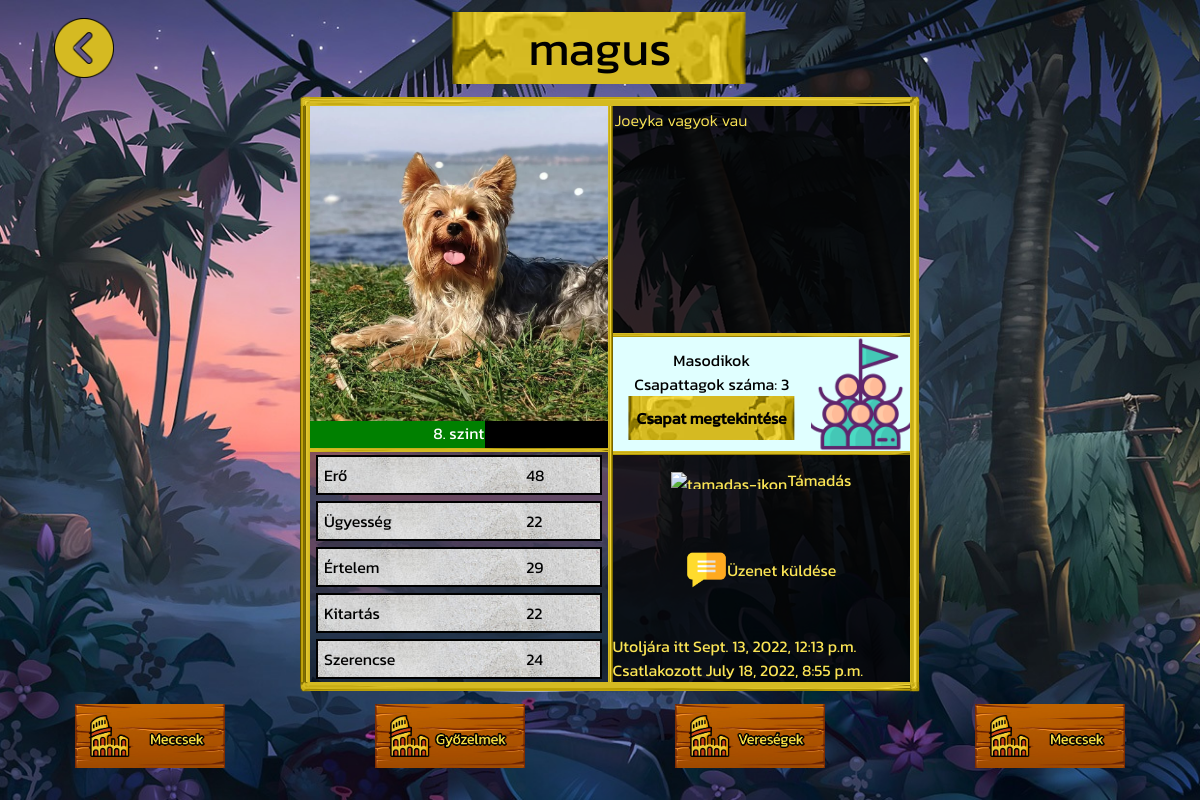
The app's page /profil/3/ (signed in), older data.
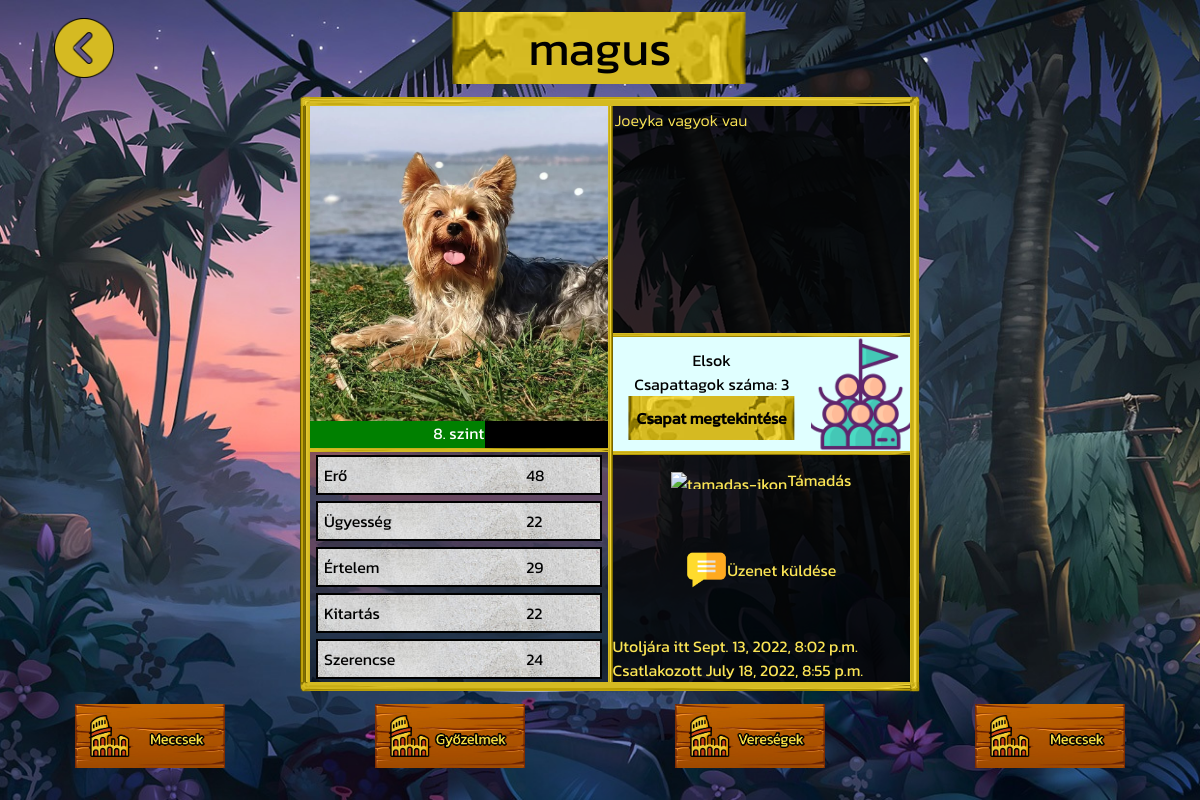
The same page, newer data.
### team/models.py (models this page shows, shortened)
class Team(models.Model):
	name 			= models.CharField(max_length=60, unique=True, blank=False)
	description		= models.TextField(max_length=200, unique=False, blank=True, default="")
	date_created 	= models.DateTimeField(verbose_name = 'date created', auto_now_add = True, null=True)
	users 			= models.ManyToManyField(settings.AUTH_USER_MODEL, through='Membership')
	users_in_chat 	= models.ManyToManyField(settings.AUTH_USER_MODEL, related_name='users_in_chat')
	rank			= models.DecimalField(verbose_name='rank', max_digits=19, decimal_places=0, blank = True, null = True) #helyezes
	owner_of_team 	= models.ForeignKey(settings.AUTH_USER_MODEL, on_delete=models.CASCADE, null=True, related_name='owner_of_team')
	def __str__(self):
		return self.name

### account/models.py (models this page shows, shortened)
class Account(AbstractBaseUser):
	username		= models.CharField(verbose_name = 'username', max_length = 20, unique = True)
	email 			= models.EmailField(verbose_name = 'email', max_length = 128, unique = True)
	date_joined		= models.DateTimeField(verbose_name = 'date joined', auto_now_add = True)
	last_login		= models.DateTimeField(verbose_name = 'last login', auto_now = True)
	description 	= models.TextField(verbose_name='description', max_length=200, null=True, blank=True)
	is_admin		= models.BooleanField(default=False)
	is_superuser	= models.BooleanField(default=False)
	is_staff		= models.BooleanField(default=False)
	is_active		= models.BooleanField(default=True) # - lehet false pl email-es aktivalas
	profile_image	= models.ImageField(null=True, blank=True, upload_to=profile_image_path)
	objects = CustomAccountManager()
	USERNAME_FIELD 	= 'username'
	REQUIRED_FIELDS	= ['email']

### account/views.py (the view)
# urls.py: path('profil/<user_id>/', profile_view, name='profile'),
@login_required(login_url='login')
def profile_view(request, *args, **kwargs):
	context = {}
	user_id = kwargs.get('user_id')
	try:
		account = Account.objects.get(id=user_id)
	except Account.DoesNotExist:
		return HttpResponse('Account does not exist')
	owner_of_the_profile = False
	if request.user.id == account.id:
		owner_of_the_profile = True
	if account.profile_image:
		profile_image = account.profile_image.url
	else:
		profile_image = STATIC_IMAGE_PATH_IF_DEFAULT_PIC_SET
	if not len(account.team_set.all()) == 0:
		team = account.team_set.all()[0]
		member_count = len(team.users.all())
	else:
		team = None
		member_count = None
	character_history = CharacterHistory.objects.get(account=account.id)
	character_fights_played = character_history.fights_played
	character_fights_won = character_history.fights_won
	character_fights_lost = character_history.fights_lost
	context = {
		'user_id': account.id,
		'username': account.username,
		'date_joined': account.date_joined,
		'last_login': account.last_login,
		'description': account.description,
		'profile_image': profile_image,
		'character_type': account.character.character_type,
		'level': account.character.level,
		'strength': account.character.strength,
		'skill': account.character.skill,
		'intelligence': account.character.intelligence,
		'health_point': account.character.health_point,
		'fortune': account.character.fortune,
		'rank': account.character.rank,
		'honor': account.character.honor,
		'gold': account.character.gold,
		'current_xp': account.character.current_xp,
		'next_level_xp': account.character.next_level_xp,
		'team': team,
		'team_member_count': member_count,
		'is_owner': owner_of_the_profile,
		'fights_count': character_fights_played,
		'fights_won_count': character_fights_won,
		'fights_lost_count': character_fights_lost,
	}
	return render(request, 'account/profile.html', context)

### account/templates/account/profile.html (shortened to what the changed rows need)
{% extends 'base_new.html' %}
{% load static %}
{% block content %}
<div id="profile-content-page">
	<div id="profile-title">
		<div id="profile-title-center">
			<div id="profile-title-main-text">
				<span>{{username}}</span>
			</div>
		</div>
	</div>
	<div id="profile-details">
		<div id="profile-container">
			<div id="profile-container-right">
				<div id="profile-container-right-team">
					<div id="team-content">
						{% if team == None %}
							<div id="team-content-no-team">
								<span>Jelenleg nincs csapata</span>
							</div>
						{% else %}
							<div id="team-name">
								<span>{{team}}</span>
							</div>
							<div id="team-member-count">
								<span>Csapattagok száma: {{team_member_count}}</span>
							</div>
							<div id="show-team-container">
								<div id="show-team-button">Csapat megtekintése</div>
							</div>
						{% endif %}
					</div>
				</div>
				<div id="profile-container-right-is-owner">
					<div id="basic-info">
						{% if not is_owner %}
							<span id="last-login-date">Utoljára itt {{last_login}}</span><br>
						{% endif %}
						<span id="register-date">Csatlakozott {{date_joined}}</span>
					</div>
				</div>
			</div>
		</div>
	</div>
</div>
{% endblock %}

Row changes from the older to the newer data that the page shows:
removed Team: name "Masodikok"
changed Account "magus": last_login "Sept. 13, 2022, 12:13 p.m." → "Sept. 13, 2022, 8:02 p.m."
added Team: name "Elsok"
